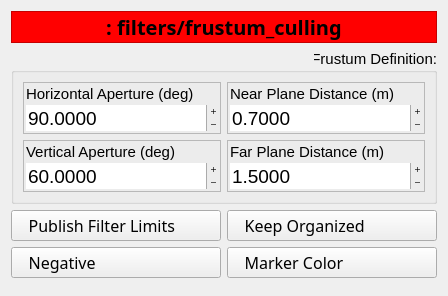
<?xml version="1.0" encoding="UTF-8"?>
<ui version="4.0">
 <class>FrustumWidget</class>
 <widget class="QWidget" name="FrustumWidget">
  <property name="enabled">
   <bool>true</bool>
  </property>
  <property name="geometry">
   <rect>
    <x>0</x>
    <y>0</y>
    <width>444</width>
    <height>296</height>
   </rect>
  </property>
  <layout class="QFormLayout" name="formLayout">
   <item row="0" column="0" colspan="2">
    <widget class="QLabel" name="Title">
     <property name="sizePolicy">
      <sizepolicy hsizetype="Preferred" vsizetype="Fixed">
       <horstretch>0</horstretch>
       <verstretch>0</verstretch>
      </sizepolicy>
     </property>
     <property name="minimumSize">
      <size>
       <width>0</width>
       <height>32</height>
      </size>
     </property>
     <property name="maximumSize">
      <size>
       <width>16777215</width>
       <height>32</height>
      </size>
     </property>
     <property name="font">
      <font>
       <family>Oxygen-Sans</family>
       <pointsize>15</pointsize>
       <weight>75</weight>
       <bold>true</bold>
      </font>
     </property>
     <property name="styleSheet">
      <string notr="true">background-color: rgb(255, 0, 0);</string>
     </property>
     <property name="frameShape">
      <enum>QFrame::StyledPanel</enum>
     </property>
     <property name="frameShadow">
      <enum>QFrame::Raised</enum>
     </property>
     <property name="lineWidth">
      <number>3</number>
     </property>
     <property name="text">
      <string>: filters/frustum_culling</string>
     </property>
     <property name="textFormat">
      <enum>Qt::PlainText</enum>
     </property>
     <property name="scaledContents">
      <bool>false</bool>
     </property>
     <property name="alignment">
      <set>Qt::AlignCenter</set>
     </property>
    </widget>
   </item>
   <item row="1" column="0" colspan="2">
    <widget class="QGroupBox" name="LimitsG">
     <property name="sizePolicy">
      <sizepolicy hsizetype="Expanding" vsizetype="Maximum">
       <horstretch>0</horstretch>
       <verstretch>0</verstretch>
      </sizepolicy>
     </property>
     <property name="minimumSize">
      <size>
       <width>255</width>
       <height>0</height>
      </size>
     </property>
     <property name="font">
      <font>
       <pointsize>11</pointsize>
      </font>
     </property>
     <property name="contextMenuPolicy">
      <enum>Qt::NoContextMenu</enum>
     </property>
     <property name="toolTip">
      <string>Distance of the near plane of the frustum.</string>
     </property>
     <property name="title">
      <string>Frustum Definition:</string>
     </property>
     <property name="alignment">
      <set>Qt::AlignRight|Qt::AlignTop|Qt::AlignTrailing</set>
     </property>
     <property name="flat">
      <bool>true</bool>
     </property>
     <layout class="QGridLayout" name="gridLayout">
      <item row="0" column="0">
       <widget class="QFrame" name="hfovF">
        <property name="sizePolicy">
         <sizepolicy hsizetype="Preferred" vsizetype="Fixed">
          <horstretch>0</horstretch>
          <verstretch>0</verstretch>
         </sizepolicy>
        </property>
        <property name="minimumSize">
         <size>
          <width>115</width>
          <height>0</height>
         </size>
        </property>
        <property name="font">
         <font>
          <pointsize>11</pointsize>
         </font>
        </property>
        <property name="toolTip">
         <string>Horizontal aperture. Defines the horizontal field of view (degrees).</string>
        </property>
        <property name="frameShape">
         <enum>QFrame::StyledPanel</enum>
        </property>
        <property name="frameShadow">
         <enum>QFrame::Raised</enum>
        </property>
        <layout class="QVBoxLayout" name="verticalLayout_3">
         <property name="spacing">
          <number>2</number>
         </property>
         <property name="leftMargin">
          <number>2</number>
         </property>
         <property name="topMargin">
          <number>2</number>
         </property>
         <property name="rightMargin">
          <number>2</number>
         </property>
         <property name="bottomMargin">
          <number>2</number>
         </property>
         <item>
          <widget class="QLabel" name="hfovL">
           <property name="font">
            <font>
             <pointsize>11</pointsize>
            </font>
           </property>
           <property name="frameShape">
            <enum>QFrame::NoFrame</enum>
           </property>
           <property name="frameShadow">
            <enum>QFrame::Plain</enum>
           </property>
           <property name="text">
            <string>Horizontal Aperture (deg)</string>
           </property>
           <property name="textFormat">
            <enum>Qt::PlainText</enum>
           </property>
           <property name="alignment">
            <set>Qt::AlignLeading|Qt::AlignLeft|Qt::AlignTop</set>
           </property>
          </widget>
         </item>
         <item>
          <widget class="QDoubleSpinBox" name="hfov">
           <property name="font">
            <font>
             <pointsize>14</pointsize>
            </font>
           </property>
           <property name="wrapping">
            <bool>false</bool>
           </property>
           <property name="frame">
            <bool>false</bool>
           </property>
           <property name="buttonSymbols">
            <enum>QAbstractSpinBox::PlusMinus</enum>
           </property>
           <property name="decimals">
            <number>4</number>
           </property>
           <property name="minimum">
            <double>0.000000000000000</double>
           </property>
           <property name="maximum">
            <double>900.000000000000000</double>
           </property>
           <property name="singleStep">
            <double>0.100000000000000</double>
           </property>
           <property name="value">
            <double>90.000000000000000</double>
           </property>
          </widget>
         </item>
        </layout>
       </widget>
      </item>
      <item row="0" column="1">
       <widget class="QFrame" name="ndistF">
        <property name="sizePolicy">
         <sizepolicy hsizetype="Preferred" vsizetype="Fixed">
          <horstretch>0</horstretch>
          <verstretch>0</verstretch>
         </sizepolicy>
        </property>
        <property name="minimumSize">
         <size>
          <width>115</width>
          <height>0</height>
         </size>
        </property>
        <property name="font">
         <font>
          <pointsize>11</pointsize>
         </font>
        </property>
        <property name="toolTip">
         <string>Cropbox filter maximum x parameter.</string>
        </property>
        <property name="frameShape">
         <enum>QFrame::StyledPanel</enum>
        </property>
        <property name="frameShadow">
         <enum>QFrame::Raised</enum>
        </property>
        <layout class="QVBoxLayout" name="verticalLayout">
         <property name="spacing">
          <number>2</number>
         </property>
         <property name="leftMargin">
          <number>2</number>
         </property>
         <property name="topMargin">
          <number>2</number>
         </property>
         <property name="rightMargin">
          <number>2</number>
         </property>
         <property name="bottomMargin">
          <number>2</number>
         </property>
         <item>
          <widget class="QLabel" name="ndistL">
           <property name="font">
            <font>
             <pointsize>11</pointsize>
            </font>
           </property>
           <property name="frameShape">
            <enum>QFrame::NoFrame</enum>
           </property>
           <property name="frameShadow">
            <enum>QFrame::Plain</enum>
           </property>
           <property name="text">
            <string>Near Plane Distance (m)</string>
           </property>
           <property name="textFormat">
            <enum>Qt::PlainText</enum>
           </property>
           <property name="alignment">
            <set>Qt::AlignLeading|Qt::AlignLeft|Qt::AlignTop</set>
           </property>
          </widget>
         </item>
         <item>
          <widget class="QDoubleSpinBox" name="ndist">
           <property name="font">
            <font>
             <pointsize>14</pointsize>
            </font>
           </property>
           <property name="wrapping">
            <bool>false</bool>
           </property>
           <property name="frame">
            <bool>false</bool>
           </property>
           <property name="buttonSymbols">
            <enum>QAbstractSpinBox::PlusMinus</enum>
           </property>
           <property name="decimals">
            <number>4</number>
           </property>
           <property name="minimum">
            <double>0.000000000000000</double>
           </property>
           <property name="maximum">
            <double>900.000000000000000</double>
           </property>
           <property name="singleStep">
            <double>0.010000000000000</double>
           </property>
           <property name="value">
            <double>0.700000000000000</double>
           </property>
          </widget>
         </item>
        </layout>
       </widget>
      </item>
      <item row="1" column="0">
       <widget class="QFrame" name="vfovF">
        <property name="sizePolicy">
         <sizepolicy hsizetype="Preferred" vsizetype="Fixed">
          <horstretch>0</horstretch>
          <verstretch>0</verstretch>
         </sizepolicy>
        </property>
        <property name="minimumSize">
         <size>
          <width>115</width>
          <height>0</height>
         </size>
        </property>
        <property name="font">
         <font>
          <pointsize>11</pointsize>
         </font>
        </property>
        <property name="toolTip">
         <string>Vertical aperture. Defines the vertical field of view (degrees).</string>
        </property>
        <property name="frameShape">
         <enum>QFrame::StyledPanel</enum>
        </property>
        <property name="frameShadow">
         <enum>QFrame::Raised</enum>
        </property>
        <layout class="QVBoxLayout" name="verticalLayout_4">
         <property name="spacing">
          <number>2</number>
         </property>
         <property name="leftMargin">
          <number>2</number>
         </property>
         <property name="topMargin">
          <number>2</number>
         </property>
         <property name="rightMargin">
          <number>2</number>
         </property>
         <property name="bottomMargin">
          <number>2</number>
         </property>
         <item>
          <widget class="QLabel" name="vfovL">
           <property name="font">
            <font>
             <pointsize>11</pointsize>
            </font>
           </property>
           <property name="frameShape">
            <enum>QFrame::NoFrame</enum>
           </property>
           <property name="frameShadow">
            <enum>QFrame::Plain</enum>
           </property>
           <property name="text">
            <string>Vertical Aperture (deg)</string>
           </property>
           <property name="textFormat">
            <enum>Qt::PlainText</enum>
           </property>
           <property name="alignment">
            <set>Qt::AlignLeading|Qt::AlignLeft|Qt::AlignTop</set>
           </property>
          </widget>
         </item>
         <item>
          <widget class="QDoubleSpinBox" name="vfov">
           <property name="font">
            <font>
             <pointsize>14</pointsize>
            </font>
           </property>
           <property name="wrapping">
            <bool>false</bool>
           </property>
           <property name="frame">
            <bool>false</bool>
           </property>
           <property name="buttonSymbols">
            <enum>QAbstractSpinBox::PlusMinus</enum>
           </property>
           <property name="decimals">
            <number>4</number>
           </property>
           <property name="minimum">
            <double>0.000000000000000</double>
           </property>
           <property name="maximum">
            <double>900.000000000000000</double>
           </property>
           <property name="singleStep">
            <double>0.100000000000000</double>
           </property>
           <property name="value">
            <double>60.000000000000000</double>
           </property>
          </widget>
         </item>
        </layout>
       </widget>
      </item>
      <item row="1" column="1">
       <widget class="QFrame" name="fdistF">
        <property name="sizePolicy">
         <sizepolicy hsizetype="Preferred" vsizetype="Fixed">
          <horstretch>0</horstretch>
          <verstretch>0</verstretch>
         </sizepolicy>
        </property>
        <property name="minimumSize">
         <size>
          <width>115</width>
          <height>0</height>
         </size>
        </property>
        <property name="font">
         <font>
          <pointsize>11</pointsize>
         </font>
        </property>
        <property name="toolTip">
         <string>Distance of the far plane of the frustum.</string>
        </property>
        <property name="frameShape">
         <enum>QFrame::StyledPanel</enum>
        </property>
        <property name="frameShadow">
         <enum>QFrame::Raised</enum>
        </property>
        <layout class="QVBoxLayout" name="verticalLayout_2">
         <property name="spacing">
          <number>2</number>
         </property>
         <property name="leftMargin">
          <number>2</number>
         </property>
         <property name="topMargin">
          <number>2</number>
         </property>
         <property name="rightMargin">
          <number>2</number>
         </property>
         <property name="bottomMargin">
          <number>2</number>
         </property>
         <item>
          <widget class="QLabel" name="fdistL">
           <property name="font">
            <font>
             <pointsize>11</pointsize>
            </font>
           </property>
           <property name="frameShape">
            <enum>QFrame::NoFrame</enum>
           </property>
           <property name="frameShadow">
            <enum>QFrame::Plain</enum>
           </property>
           <property name="text">
            <string>Far Plane Distance (m)</string>
           </property>
           <property name="textFormat">
            <enum>Qt::PlainText</enum>
           </property>
           <property name="alignment">
            <set>Qt::AlignLeading|Qt::AlignLeft|Qt::AlignTop</set>
           </property>
          </widget>
         </item>
         <item>
          <widget class="QDoubleSpinBox" name="fdist">
           <property name="font">
            <font>
             <pointsize>14</pointsize>
            </font>
           </property>
           <property name="wrapping">
            <bool>false</bool>
           </property>
           <property name="frame">
            <bool>false</bool>
           </property>
           <property name="buttonSymbols">
            <enum>QAbstractSpinBox::PlusMinus</enum>
           </property>
           <property name="decimals">
            <number>4</number>
           </property>
           <property name="minimum">
            <double>0.000000000000000</double>
           </property>
           <property name="maximum">
            <double>900.000000000000000</double>
           </property>
           <property name="singleStep">
            <double>0.010000000000000</double>
           </property>
           <property name="value">
            <double>1.500000000000000</double>
           </property>
          </widget>
         </item>
        </layout>
       </widget>
      </item>
     </layout>
    </widget>
   </item>
   <item row="2" column="0">
    <widget class="QPushButton" name="pub_markerB">
     <property name="sizePolicy">
      <sizepolicy hsizetype="Expanding" vsizetype="Fixed">
       <horstretch>0</horstretch>
       <verstretch>0</verstretch>
      </sizepolicy>
     </property>
     <property name="minimumSize">
      <size>
       <width>210</width>
       <height>0</height>
      </size>
     </property>
     <property name="maximumSize">
      <size>
       <width>256</width>
       <height>35</height>
      </size>
     </property>
     <property name="font">
      <font>
       <family>Oxygen-Sans</family>
       <pointsize>12</pointsize>
      </font>
     </property>
     <property name="focusPolicy">
      <enum>Qt::NoFocus</enum>
     </property>
     <property name="acceptDrops">
      <bool>false</bool>
     </property>
     <property name="toolTip">
      <string>Publish a marker in rviz with a graphical representation of the frustum filter.</string>
     </property>
     <property name="styleSheet">
      <string notr="true">Text-align:left</string>
     </property>
     <property name="text">
      <string>    Publish Filter Limits</string>
     </property>
     <property name="icon">
      <iconset resource="../../resources/resources.qrc">
       <normaloff>:/icons/off.png</normaloff>
       <normalon>:/icons/on.png</normalon>:/icons/off.png</iconset>
     </property>
     <property name="iconSize">
      <size>
       <width>32</width>
       <height>32</height>
      </size>
     </property>
     <property name="checkable">
      <bool>true</bool>
     </property>
    </widget>
   </item>
   <item row="2" column="1">
    <widget class="QPushButton" name="organizedB">
     <property name="sizePolicy">
      <sizepolicy hsizetype="Expanding" vsizetype="Fixed">
       <horstretch>0</horstretch>
       <verstretch>0</verstretch>
      </sizepolicy>
     </property>
     <property name="minimumSize">
      <size>
       <width>210</width>
       <height>0</height>
      </size>
     </property>
     <property name="maximumSize">
      <size>
       <width>256</width>
       <height>35</height>
      </size>
     </property>
     <property name="font">
      <font>
       <family>Oxygen-Sans</family>
       <pointsize>12</pointsize>
      </font>
     </property>
     <property name="focusPolicy">
      <enum>Qt::NoFocus</enum>
     </property>
     <property name="toolTip">
      <string>Keep the stream organized after processing.</string>
     </property>
     <property name="styleSheet">
      <string notr="true">Text-align:left</string>
     </property>
     <property name="text">
      <string>    Keep Organized</string>
     </property>
     <property name="icon">
      <iconset resource="../../resources/resources.qrc">
       <normaloff>:/icons/off.png</normaloff>
       <normalon>:/icons/on.png</normalon>:/icons/off.png</iconset>
     </property>
     <property name="iconSize">
      <size>
       <width>32</width>
       <height>32</height>
      </size>
     </property>
     <property name="checkable">
      <bool>true</bool>
     </property>
    </widget>
   </item>
   <item row="3" column="0">
    <widget class="QPushButton" name="negativeB">
     <property name="sizePolicy">
      <sizepolicy hsizetype="Expanding" vsizetype="Fixed">
       <horstretch>0</horstretch>
       <verstretch>0</verstretch>
      </sizepolicy>
     </property>
     <property name="minimumSize">
      <size>
       <width>210</width>
       <height>0</height>
      </size>
     </property>
     <property name="maximumSize">
      <size>
       <width>256</width>
       <height>35</height>
      </size>
     </property>
     <property name="font">
      <font>
       <family>Oxygen-Sans</family>
       <pointsize>12</pointsize>
      </font>
     </property>
     <property name="focusPolicy">
      <enum>Qt::NoFocus</enum>
     </property>
     <property name="acceptDrops">
      <bool>false</bool>
     </property>
     <property name="toolTip">
      <string>Invert the filter. I.e. remove everything inside the frustum.</string>
     </property>
     <property name="styleSheet">
      <string notr="true">Text-align:left</string>
     </property>
     <property name="text">
      <string>    Negative</string>
     </property>
     <property name="icon">
      <iconset resource="../../resources/resources.qrc">
       <normaloff>:/icons/off.png</normaloff>
       <normalon>:/icons/on.png</normalon>:/icons/off.png</iconset>
     </property>
     <property name="iconSize">
      <size>
       <width>32</width>
       <height>32</height>
      </size>
     </property>
     <property name="checkable">
      <bool>true</bool>
     </property>
    </widget>
   </item>
   <item row="3" column="1">
    <widget class="QPushButton" name="ColorSelectB">
     <property name="sizePolicy">
      <sizepolicy hsizetype="Expanding" vsizetype="Fixed">
       <horstretch>0</horstretch>
       <verstretch>0</verstretch>
      </sizepolicy>
     </property>
     <property name="minimumSize">
      <size>
       <width>210</width>
       <height>0</height>
      </size>
     </property>
     <property name="maximumSize">
      <size>
       <width>256</width>
       <height>35</height>
      </size>
     </property>
     <property name="font">
      <font>
       <family>Oxygen-Sans</family>
       <pointsize>12</pointsize>
      </font>
     </property>
     <property name="focusPolicy">
      <enum>Qt::NoFocus</enum>
     </property>
     <property name="toolTip">
      <string>Published marker color.</string>
     </property>
     <property name="autoFillBackground">
      <bool>false</bool>
     </property>
     <property name="styleSheet">
      <string notr="true">Text-align:Left;</string>
     </property>
     <property name="text">
      <string notr="true">    Marker Color</string>
     </property>
     <property name="iconSize">
      <size>
       <width>32</width>
       <height>32</height>
      </size>
     </property>
    </widget>
   </item>
   <item row="4" column="0">
    <spacer name="verticalSpacer">
     <property name="orientation">
      <enum>Qt::Vertical</enum>
     </property>
     <property name="sizeHint" stdset="0">
      <size>
       <width>20</width>
       <height>40</height>
      </size>
     </property>
    </spacer>
   </item>
  </layout>
 </widget>
 <resources>
  <include location="../../resources/resources.qrc"/>
  <include location="../../../../pacman_vision/resources/resources.qrc"/>
 </resources>
 <connections/>
</ui>
